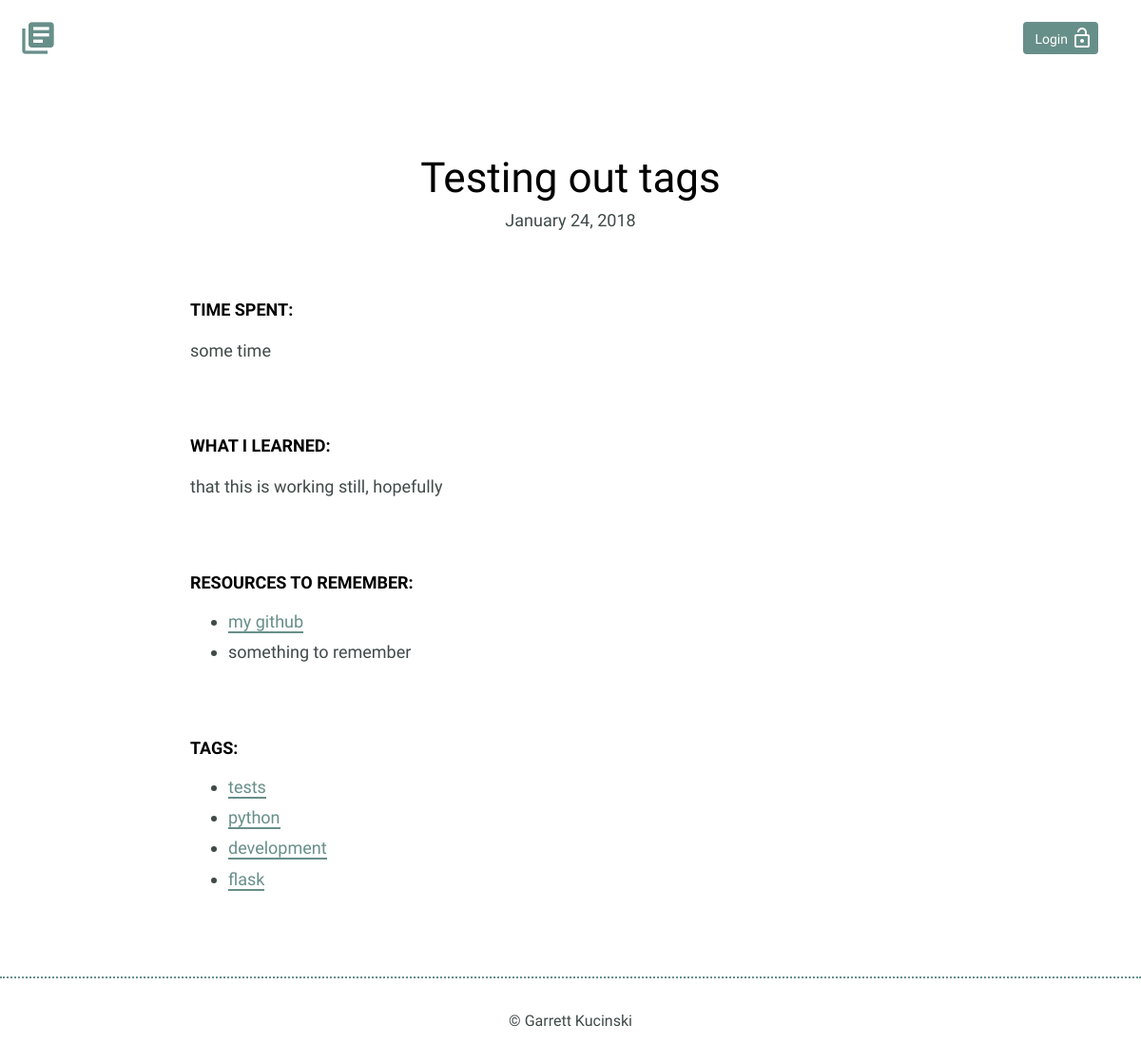
The page /entries/testing-out-tags on the database its author committed.
### models.py (models this page shows)
class BaseModel(Model):
    class Meta:
        database = db

class Entry(BaseModel):
    title = CharField(max_length=150)
    slug = CharField()
    content = TextField()
    date = DateField(formats="%Y-%m-%d")
    time_spent = CharField(max_length=150)
    resources = TextField()
    tags = TextField()
    timestamp = DateTimeField(default=datetime.datetime.now)
    class Meta:
        order_by = ('-timestamp',)

### journal.py (the view)
@app.route('/entries/<slug>')
def detail(slug):
    entry = models.Entry.get(models.Entry.slug == slug)
    entry.formatted_date = datetime.datetime.strptime(
        entry.date, '%Y-%m-%d').strftime('%B %d, %Y')
    entry.resource_items = filter(None, entry.resources.split('|'))
    if not entry:
        abort(404)
    return render_template('detail.html', entry=entry)

### journal.py (called while the page is built)
@app.before_request
def before_request():
    g.db = models.db
    g.db.connect()
    g.user = current_user

@app.after_request
def after_request(response):
    g.db.close()
    return response

### templates/detail.html (shortened to what this page needs)
{% extends "layout.html" %}
{% block content %}
  <div class="entry-list single">
      <article>
          <h1>{{ entry.title }}</h1>
          <time datetime="{{ entry.date }}">{{ entry.formatted_date }}</time>
          <div class="entry">
              <h3>Time Spent: </h3>
              <p>{{ entry.time_spent }}</p>
          </div>
          <div class="entry">
              <h3>What I Learned:</h3>
              <p>{{ entry.content }}</p>
          </div>
          <div class="entry">
              <h3>Resources to Remember:</h3>
              <ul>
                  {% for item in entry.resource_items %}
                    {% set url, name = item.split(',') %}
                    {% if url %}
                      <li><a href="{{ url }}">{{ name }}</a></li>
                    {% else %}
                      <li>{{ name }}</li>
                    {% endif %}
                  {% endfor %}
              </ul>
          </div>
          <div class="entry">
              <h3>Tags:</h3>
              <ul>
                  {% for tag in entry.tags.split(',') %}
                      <li><a href="{{ url_for('index', tag='-'.join(tag.strip().split(' '))) }}">{{ tag }}</a></li>
                  {% endfor %}
              </ul>
          </div>
      </article>
  </div>
{% endblock %}

### static/css/site.css (style rules this page uses)
body { font-size: 16px; color: #404a49; font-family: 'Cousine', serif; font-weight: 400; }
h1, h2, h3 { margin: 0; font-weight: 400; line-height: 1em; color: #000; }
h1 { font-size: 44px; margin-bottom: 12px; }
h3 { font-size: 18px; font-family: 'Work Sans', serif; font-weight: 600; text-transform: uppercase; }
p { line-height: 1.8em; font-size: 18px; }
ul li { line-height: 1.8em; font-size: 18px; }
ul li a { border-bottom: 2px solid #678f89; line-height: 1.8em; color: #678f89; text-decoration: none; }
.entry-list, .edit-entry, .new-entry { max-width: 800px; margin: 0 auto; padding: 70px 0 150px 0; }
.entry-list article { margin-bottom: 70px; text-align: center; }
.entry-list article:last-child { margin-bottom: 0; }
.entry-list.single { padding-bottom: 70px; }
.entry-list.single time { font-size: 18px; }
.entry { max-width: 800px; margin: 75px auto 0 auto; text-align: left; }
.entry p { margin-bottom: 40px; }

### rows shown on the page
Entry: title "Testing out tags", time_spent "some time", content "that this is working still, hopefully"

### other values the page prints
{{ entry.formatted_date }} "January 24, 2018"
{{ name }} "my github"
{{ name }} "something to remember"
{{ tag }} "tests" "python" "development" "flask"
